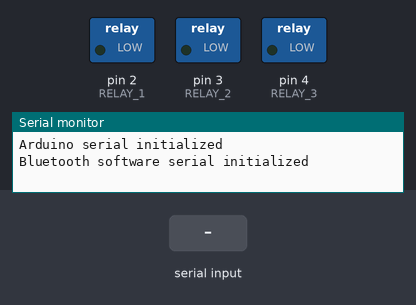
Simulated run of this sketch. Board: Arduino Uno, built with avr-gcc and run on an emulated ATmega328P. Shown: switched loads named in the sketch (green lamp = pin HIGH), the last lines printed to the serial monitor. The test bench sets the inputs (shaded band).

Above: at 1.2 s.
1.3 s: "1\n" received over the second serial link
At 1.9 s:
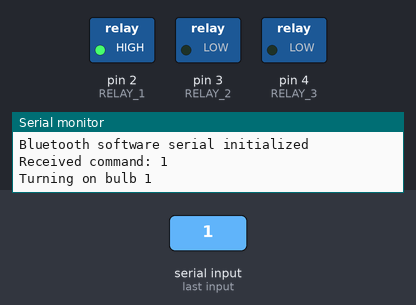
2.8 s: "5\n" received over the second serial link
At 3.1 s:
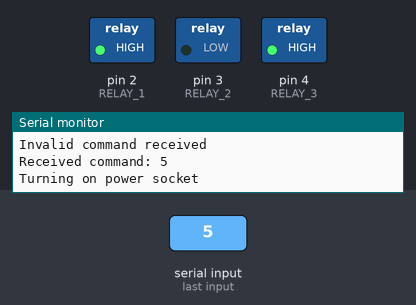
4.3 s: "2\n" received over the second serial link
At 5.4 s:
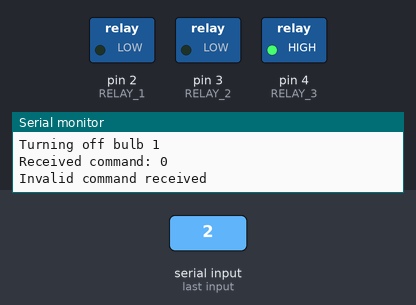
5.8 s: "3\n" received over the second serial link
At 6.5 s:
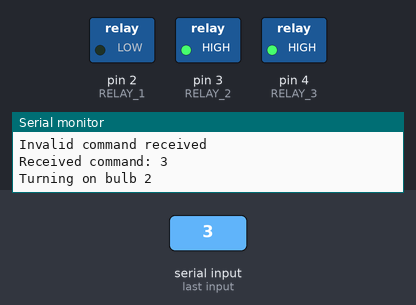
7.3 s: "1\n" received over the second serial link
At 7.7 s:
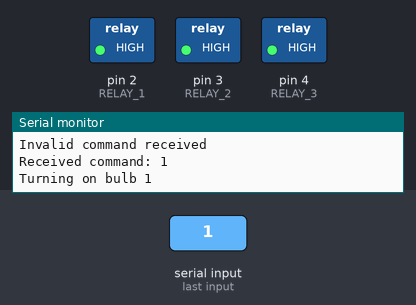
8.8 s: "4\n" received over the second serial link
At 10.0 s:
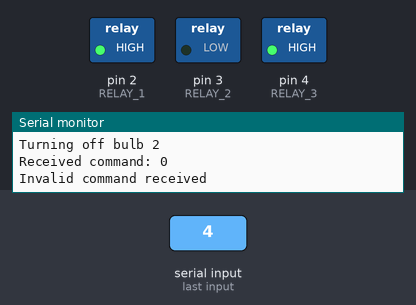
Timing chart, 0 to 11.3 s (numbered marks = the images above; inputs shaded):
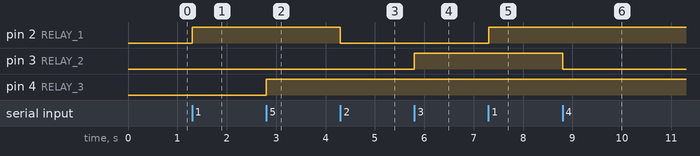

The sketch:

finalcode.ino
```cpp
#include <SoftwareSerial.h>

#define rxPin 10
#define txPin 11
SoftwareSerial Bluetooth(rxPin, txPin);

#define RELAY_1 2 // Connect Relay 1 to digital pin 2 (IN2)
#define RELAY_2 3 // Connect Relay 2 to digital pin 3 (IN3)
#define RELAY_3 4 // Connect Relay 3 to digital pin 4 (IN4)

String data = "";

void setup() {
  pinMode(RELAY_1, OUTPUT); // Relay 1 (IN2) for bulb 1
  pinMode(RELAY_2, OUTPUT); // Relay 2 (IN3) for bulb 2
  pinMode(RELAY_3, OUTPUT); // Relay 3 (IN4) for power socket

  Serial.begin(115200);
  Serial.println("Arduino serial initialized");

  Bluetooth.begin(9600);
  Serial.println("Bluetooth software serial initialized");
}

void loop() {
  // Voice-controlled system using the same app
  // Voice recognition commands should be sent as numerical values

  if (Bluetooth.available() > 0) {
    int commandNum = Bluetooth.parseInt(); // Read the incoming numerical command

    Serial.print("Received command: ");
    Serial.println(commandNum);

    switch (commandNum) {
      case 1:
        Serial.println("Turning on bulb 1");
        digitalWrite(RELAY_1, HIGH); // Turn on Relay 1 (IN2) for bulb 1
        break;
      case 2:
        Serial.println("Turning off bulb 1");
        digitalWrite(RELAY_1, LOW); // Turn off Relay 1 (IN2) for bulb 1
        break;
      case 3:
        Serial.println("Turning on bulb 2");
        digitalWrite(RELAY_2, HIGH); // Turn on Relay 2 (IN3) for bulb 2
        break;
      case 4:
        Serial.println("Turning off bulb 2");
        digitalWrite(RELAY_2, LOW); // Turn off Relay 2 (IN3) for bulb 2
        break;
      case 5:
        Serial.println("Turning on power socket");
        digitalWrite(RELAY_3, HIGH); // Turn on Relay 3 (IN4) for power socket
        break;
      case 6:
        Serial.println("Turning off power socket");
        digitalWrite(RELAY_3, LOW); // Turn off Relay 3 (IN4) for power socket
        break;
      default:
        Serial.println("Invalid command received");
        break;
    }
  }
}
```

Measured:
- after the input at 1.3 s, pin 2 (RELAY_1): LOW → HIGH at once
- after the input at 2.8 s, pin 4 (RELAY_3): LOW → HIGH at once
- after the input at 4.3 s, pin 2 (RELAY_1): HIGH → LOW at once
- after the input at 5.8 s, pin 3 (RELAY_2): LOW → HIGH at once
- after the input at 7.3 s, pin 2 (RELAY_1): LOW → HIGH at once
- after the input at 8.8 s, pin 3 (RELAY_2): HIGH → LOW at once
